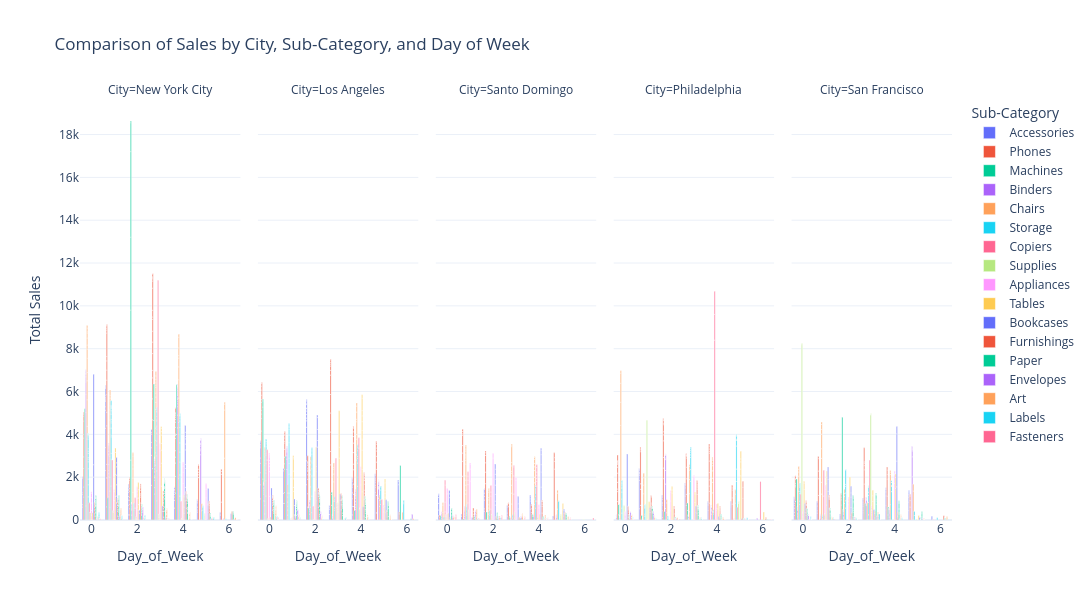

Write notebook code for a chart like this one.
### Code cell
fig = px.bar(EDA_MORE_5_CITIES, 
             x="Day_of_Week",  
             y="Sales",        
             color="Sub-Category",  
             facet_col="City",     
             barmode="group",       
             title="Comparison of Sales by City, Sub-Category, and Day of Week",
             
             height=600)

fig.update_layout(
    yaxis_title="Total Sales",
    legend_title="Sub-Category",
    font=dict(size=12),
    template="plotly_white" ,
    width=4000
)
# This chart represents the top five cities by sales only

fig.show()
